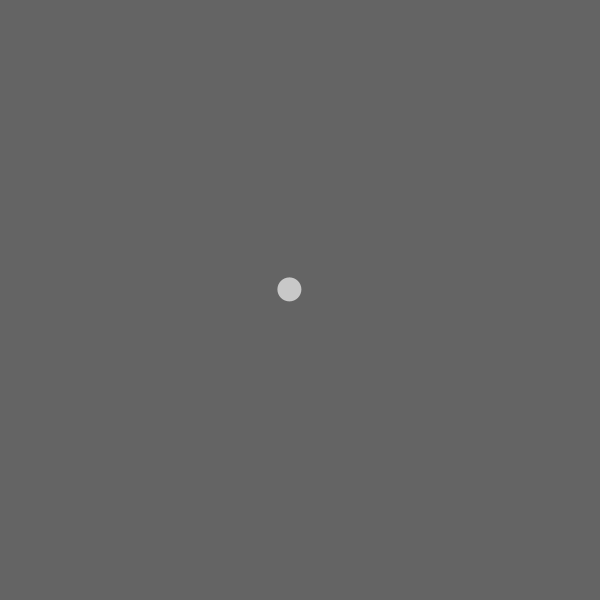
Frame 1 (no input)
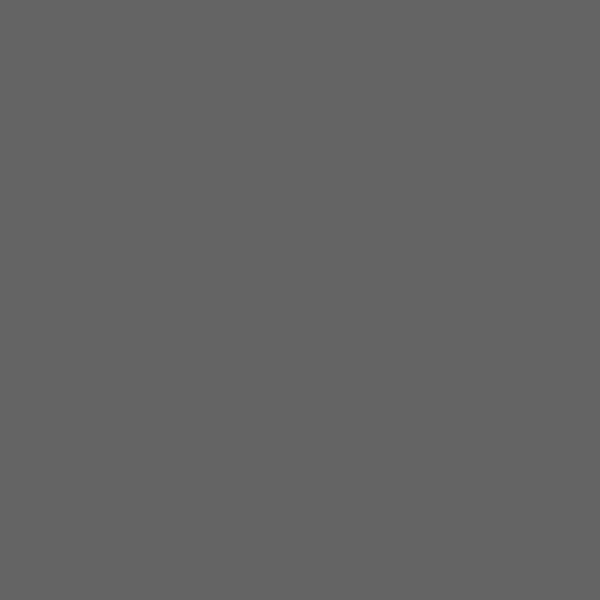
Frame 60 (the mouse pressed at the canvas centre just before this capture)
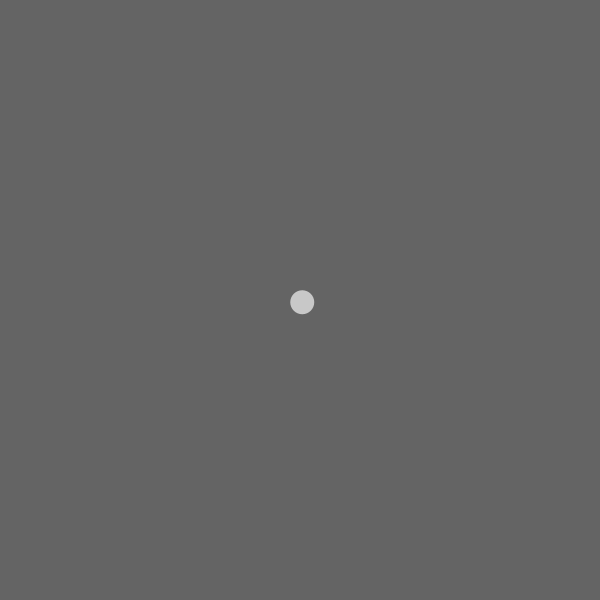
Frame 120 (the mouse held since frame 60 and released just before this capture)

The Processing sketch that drew these frames (run headless with seeded random() and noise(); from frame 60 on, the mouse is pressed at the canvas centre):

// Processing sketch: Exercise_01_08
// ── Exercise_01_08.pde
//NOT SURE IF THIS IS A GOOD SOLUTION FOR THIS EXERCISE

Mover tamara;

void setup() {
  size(600, 600);
  pixelDensity(displayDensity());
  tamara = new Mover();
}

void draw() {
  background(100);
  tamara.update();
  tamara.render();
}

// ── Mover.pde
class Mover {
  PVector pos;
  PVector vel;
  PVector acc;

  Mover() {
    pos = new PVector(width/2, height/2);
    vel = new PVector(0, 0);
    acc = new PVector(0, 0);
  }

  void update() {
    PVector mouse = new PVector(mouseX, mouseY);
    PVector dir = PVector.sub(mouse, pos);
    println(dir.mag());
    float dirMag = map(dir.mag(), 0, 300, 0, 15);
    dir.setMag(dirMag);
    acc = dir;
    
    vel.add(acc);
    vel.limit(15);
    pos.add(vel);
    //checkEdges();

  }

  void render() {
    noStroke();
    fill(200);
    ellipse(pos.x, pos.y, 24, 24);
  }

  void checkEdges() {
    if (pos.x > width) {
      pos.x = 0;
    } else if (pos.x < 0) {
      pos.x = width;
    }

    if (pos.y > height) {
      pos.y = 0;
    } else if (pos.y < 0) {
      pos.y = height;
    }
  }
}
